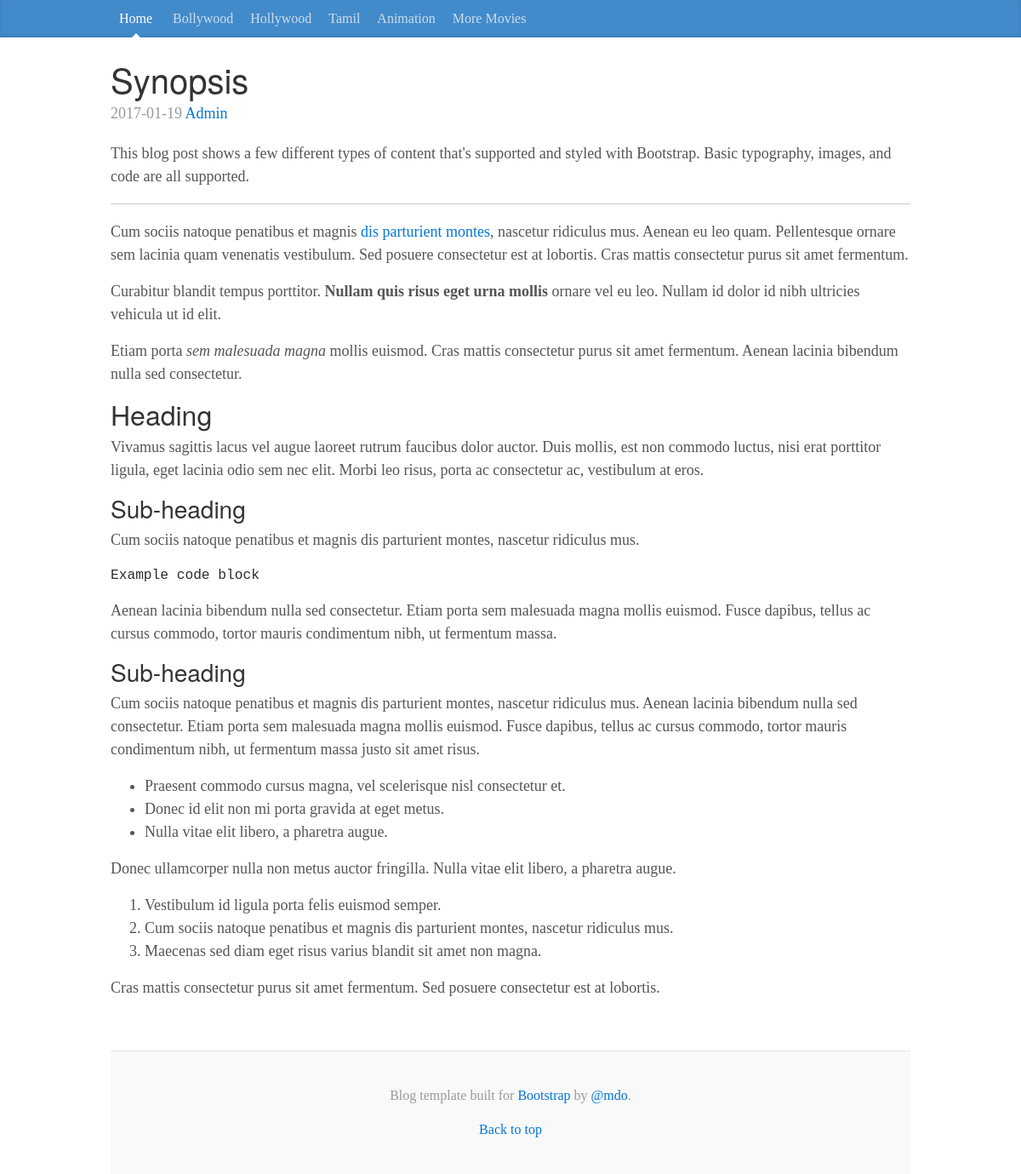
The page /single.php?post=1 on the database its author committed.
### tables this page shows
CREATE TABLE IF NOT EXISTS `catagories` (
  `id` int(11) NOT NULL AUTO_INCREMENT,
  `text` varchar(100) NOT NULL,
  PRIMARY KEY (`id`)
);

CREATE TABLE IF NOT EXISTS `posts` (
  `id` int(11) NOT NULL AUTO_INCREMENT,
  `title` varchar(1000) NOT NULL,
  `catagory` int(11) NOT NULL,
  `date` date NOT NULL,
  `body` longtext NOT NULL,
  `author` varchar(100) NOT NULL,
  `keywords` varchar(500) NOT NULL,
  PRIMARY KEY (`id`)
);

### single.php (the view)
<?php
include("include/header.php");
if (isset($_GET['post'])) {
    $id = mysqli_real_escape_string($db,$_GET['post']);
    $query = "SELECT * FROM posts WHERE id = '$id'";
}
$posts = $db->query($query);
?>
<br>
<?php  if($posts->num_rows>0){
    while ($row = $posts->fetch_assoc()) {
?>
<div class="blog-post">
    <h2 class="blog-post-title"><?php echo $row['title'];?></h2>
    <p class="blog-post-meta"><?php echo $row['date'];?>
    <a href="#"><?php echo $row['author'];?></a></p>
    <?php
        $body = $row['body'];
        echo $body;
    ?>
</div>
<?php } } ?>
</div>
<?php
    include("include/footer.php");
?>

### include/header.php (shortened to what this page needs)
<?php
    include("include/db.php");
    $query = "SELECT * FROM catagories";
    $catagories = $db->query($query);
?>
<!DOCTYPE html>
<html lang="en">
<head>
    <link href="css/bootstrap.min.css" rel="stylesheet">
    <link href="css/blog.css" rel="stylesheet">
    <link rel="stylesheet" type="text/css" href="css/main.css">
</head>
<body>
    <div class="blog-masthead">
        <div class="container">
            <nav class="blog-nav">
                <?php
                    if (isset($_GET['catagory'])) {
                ?>
                <a class="blog-nav-item" href="index.php">Home</a>
                <?php } else{ ?>
                     <a class="blog-nav-item active" href="index.php">Home</a>
                <?php } ?>
                <?php
                if ($catagories->num_rows>0) {
                    while ($row = $catagories->fetch_assoc()) {
                        if(isset($_GET['catagory']) && $row['id'] == $_GET['catagory']){
                ?>
                <a class="blog-nav-item active" href="index.php?catagory=<?php echo $row['id'];?>"><?php echo $row['text']; ?></a>
                <?php }
                    else{
                        echo "<a class='blog-nav-item' href='index.php?catagory=$row[id]'>$row[text]</a>";
                    }
                } } ?>
            </nav>
        </div>
    </div>
    <div class="container">
        <div class="row">
            <div class="col-sm-12 blog-main">

### css/blog.css (style rules this page uses)
body { font-family: Georgia, "Times New Roman", Times, serif; color: #555; }
h1, .h1, h2, .h2, h3, .h3, h4, .h4, h5, .h5, h6, .h6 { margin-top: 0; font-family: "Helvetica Neue", Helvetica, Arial, sans-serif; font-weight: normal; color: #333; }
@media (min-width: 1200px) { .container { width: 970px; } }
.blog-masthead { background-color: #428bca; -webkit-box-shadow: inset 0 -2px 5px rgba(0,0,0,.1); box-shadow: inset 0 -2px 5px rgba(0,0,0,.1); }
.blog-nav-item { position: relative; display: inline-block; padding: 10px; font-weight: 500; color: #cdddeb; }
.blog-nav .active { color: #fff; }
.blog-nav .active:after { position: absolute; bottom: 0; left: 50%; width: 0; height: 0; margin-left: -5px; vertical-align: middle; content: " "; border-right: 5px solid transparent; border-bottom: 5px solid; border-left: 5px solid transparent; }
.blog-main { font-size: 18px; line-height: 1.5; }
.blog-post { margin-bottom: 60px; }
.blog-post-title { margin-bottom: 5px; font-size: 40px; }
.blog-post-meta { margin-bottom: 20px; color: #999; }

### css/main.css (style rules this page uses)
html { color: #222; font-size: 1em; line-height: 1.4; }
hr { display: block; height: 1px; border: 0; border-top: 1px solid #ccc; margin: 1em 0; padding: 0; }

### rows shown on the page
catagories: text "Bollywood"
catagories: text "Hollywood"
catagories: text "Tamil"
catagories: text "Animation"
catagories: text "More Movies"
posts: title "Synopsis", date "2017-01-19", author "Admin", body "This blog post shows a few different types of content that's supported and styled with Bootstrap. Basic typography, images, and code are all supported. Cum sociis natoque penatibus et magnis dis parturient montes , nascetur ridiculus mus. Aenean eu leo quam. Pellentesque ornare sem lacinia quam venenatis vestibulum. Sed posuere consectetur est at lobortis. Cras mattis consectetur purus sit amet fermentum. Curabitur blandit tempus porttitor. Nullam quis risus eget urna mollis ornare vel eu leo. Nullam id dolor id nibh ultricies vehicula ut id elit. Etiam porta sem malesuada magna mollis euismod. Cras mattis consectetur purus sit amet fermentum. Aenean lacinia bibendum nulla sed consectetur.…"
